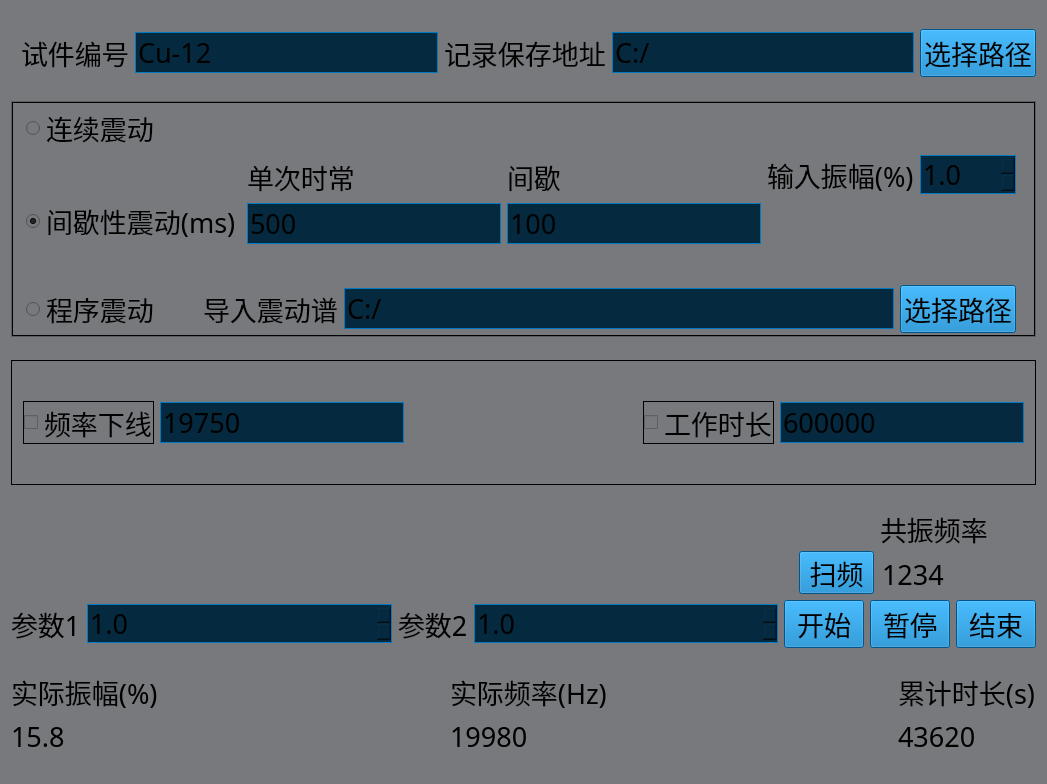
<?xml version="1.0" encoding="UTF-8"?>
<ui version="4.0">
 <class>CFrequencyFace</class>
 <widget class="QWidget" name="CFrequencyFace">
  <property name="geometry">
   <rect>
    <x>0</x>
    <y>0</y>
    <width>1047</width>
    <height>784</height>
   </rect>
  </property>
  <property name="sizePolicy">
   <sizepolicy hsizetype="Expanding" vsizetype="Expanding">
    <horstretch>0</horstretch>
    <verstretch>0</verstretch>
   </sizepolicy>
  </property>
  <property name="font">
   <font>
    <family>Adobe Arabic</family>
    <pointsize>14</pointsize>
   </font>
  </property>
  <property name="windowTitle">
   <string>CFrequencyFace</string>
  </property>
  <property name="styleSheet">
   <string notr="true">background-color: rgb(120, 121, 124);
</string>
  </property>
  <layout class="QVBoxLayout" name="verticalLayout_14">
   <item>
    <spacer name="verticalSpacer">
     <property name="orientation">
      <enum>Qt::Vertical</enum>
     </property>
     <property name="sizeHint" stdset="0">
      <size>
       <width>20</width>
       <height>40</height>
      </size>
     </property>
    </spacer>
   </item>
   <item>
    <layout class="QHBoxLayout" name="horizontalLayout">
     <property name="leftMargin">
      <number>10</number>
     </property>
     <item>
      <widget class="QLabel" name="label">
       <property name="font">
        <font>
         <family>微软雅黑 Light</family>
         <pointsize>20</pointsize>
        </font>
       </property>
       <property name="styleSheet">
        <string notr="true"/>
       </property>
       <property name="text">
        <string>试件编号</string>
       </property>
      </widget>
     </item>
     <item>
      <widget class="QLineEdit" name="lineEdit_serialNum">
       <property name="sizePolicy">
        <sizepolicy hsizetype="Expanding" vsizetype="Fixed">
         <horstretch>0</horstretch>
         <verstretch>0</verstretch>
        </sizepolicy>
       </property>
       <property name="baseSize">
        <size>
         <width>100</width>
         <height>0</height>
        </size>
       </property>
       <property name="font">
        <font>
         <family>微软雅黑 Light</family>
         <pointsize>20</pointsize>
        </font>
       </property>
       <property name="styleSheet">
        <string notr="true">border:1px solid #0079c1;
background-color: rgb(5, 42, 64);</string>
       </property>
       <property name="text">
        <string>Cu-12</string>
       </property>
      </widget>
     </item>
     <item>
      <widget class="QLabel" name="label_2">
       <property name="font">
        <font>
         <family>微软雅黑 Light</family>
         <pointsize>20</pointsize>
        </font>
       </property>
       <property name="styleSheet">
        <string notr="true"/>
       </property>
       <property name="text">
        <string>记录保存地址</string>
       </property>
      </widget>
     </item>
     <item>
      <widget class="QLineEdit" name="lineEdit_savePath">
       <property name="sizePolicy">
        <sizepolicy hsizetype="Expanding" vsizetype="Fixed">
         <horstretch>0</horstretch>
         <verstretch>0</verstretch>
        </sizepolicy>
       </property>
       <property name="font">
        <font>
         <family>微软雅黑 Light</family>
         <pointsize>20</pointsize>
        </font>
       </property>
       <property name="styleSheet">
        <string notr="true">border:1px solid #0079c1;
background-color: rgb(5, 42, 64);</string>
       </property>
       <property name="text">
        <string>C:/</string>
       </property>
      </widget>
     </item>
     <item>
      <widget class="QPushButton" name="savePathBt">
       <property name="font">
        <font>
         <family>微软雅黑 Light</family>
         <pointsize>20</pointsize>
        </font>
       </property>
       <property name="styleSheet">
        <string notr="true">background-color: rgb(0, 121, 193);</string>
       </property>
       <property name="text">
        <string>选择路径</string>
       </property>
      </widget>
     </item>
    </layout>
   </item>
   <item>
    <spacer name="verticalSpacer_2">
     <property name="orientation">
      <enum>Qt::Vertical</enum>
     </property>
     <property name="sizeHint" stdset="0">
      <size>
       <width>20</width>
       <height>40</height>
      </size>
     </property>
    </spacer>
   </item>
   <item>
    <widget class="QFrame" name="frame_2">
     <property name="sizePolicy">
      <sizepolicy hsizetype="Expanding" vsizetype="Expanding">
       <horstretch>0</horstretch>
       <verstretch>0</verstretch>
      </sizepolicy>
     </property>
     <property name="styleSheet">
      <string notr="true"/>
     </property>
     <property name="frameShape">
      <enum>QFrame::StyledPanel</enum>
     </property>
     <property name="frameShadow">
      <enum>QFrame::Raised</enum>
     </property>
     <layout class="QVBoxLayout" name="verticalLayout_11">
      <property name="spacing">
       <number>0</number>
      </property>
      <property name="leftMargin">
       <number>0</number>
      </property>
      <property name="topMargin">
       <number>0</number>
      </property>
      <property name="rightMargin">
       <number>0</number>
      </property>
      <property name="bottomMargin">
       <number>0</number>
      </property>
      <item>
       <widget class="Line" name="line">
        <property name="sizePolicy">
         <sizepolicy hsizetype="Expanding" vsizetype="Fixed">
          <horstretch>0</horstretch>
          <verstretch>0</verstretch>
         </sizepolicy>
        </property>
        <property name="minimumSize">
         <size>
          <width>0</width>
          <height>1</height>
         </size>
        </property>
        <property name="maximumSize">
         <size>
          <width>16777215</width>
          <height>1</height>
         </size>
        </property>
        <property name="styleSheet">
         <string notr="true">background-color: rgb(0, 0, 0);</string>
        </property>
        <property name="orientation">
         <enum>Qt::Horizontal</enum>
        </property>
       </widget>
      </item>
      <item>
       <layout class="QHBoxLayout" name="horizontalLayout_12">
        <property name="spacing">
         <number>0</number>
        </property>
        <item>
         <widget class="Line" name="line_3">
          <property name="minimumSize">
           <size>
            <width>1</width>
            <height>0</height>
           </size>
          </property>
          <property name="maximumSize">
           <size>
            <width>1</width>
            <height>16777215</height>
           </size>
          </property>
          <property name="styleSheet">
           <string notr="true">background-color: rgb(0, 0, 0);</string>
          </property>
          <property name="orientation">
           <enum>Qt::Vertical</enum>
          </property>
         </widget>
        </item>
        <item>
         <spacer name="horizontalSpacer_2">
          <property name="orientation">
           <enum>Qt::Horizontal</enum>
          </property>
          <property name="sizeType">
           <enum>QSizePolicy::Fixed</enum>
          </property>
          <property name="sizeHint" stdset="0">
           <size>
            <width>13</width>
            <height>20</height>
           </size>
          </property>
         </spacer>
        </item>
        <item>
         <layout class="QVBoxLayout" name="verticalLayout_10">
          <item>
           <spacer name="verticalSpacer_13">
            <property name="orientation">
             <enum>Qt::Vertical</enum>
            </property>
            <property name="sizeHint" stdset="0">
             <size>
              <width>807</width>
              <height>13</height>
             </size>
            </property>
           </spacer>
          </item>
          <item>
           <layout class="QHBoxLayout" name="horizontalLayout_11">
            <item>
             <layout class="QVBoxLayout" name="verticalLayout_9">
              <item>
               <widget class="QRadioButton" name="cvnButton">
                <property name="font">
                 <font>
                  <family>微软雅黑 Light</family>
                  <pointsize>20</pointsize>
                 </font>
                </property>
                <property name="styleSheet">
                 <string notr="true">QRadioButton::indicator::checked{image: url(:/image/components/check.png);}
QRadioButton::indicator::unchecked{ image: url(:/image/components/uncheck.png);};
</string>
                </property>
                <property name="text">
                 <string>连续震动</string>
                </property>
               </widget>
              </item>
              <item>
               <layout class="QHBoxLayout" name="horizontalLayout_3">
                <item>
                 <layout class="QVBoxLayout" name="verticalLayout_4">
                  <item>
                   <spacer name="verticalSpacer_9">
                    <property name="orientation">
                     <enum>Qt::Vertical</enum>
                    </property>
                    <property name="sizeHint" stdset="0">
                     <size>
                      <width>20</width>
                      <height>40</height>
                     </size>
                    </property>
                   </spacer>
                  </item>
                  <item>
                   <widget class="QRadioButton" name="ivnButton">
                    <property name="minimumSize">
                     <size>
                      <width>0</width>
                      <height>39</height>
                     </size>
                    </property>
                    <property name="font">
                     <font>
                      <family>微软雅黑 Light</family>
                      <pointsize>20</pointsize>
                     </font>
                    </property>
                    <property name="styleSheet">
                     <string notr="true">QRadioButton::indicator::checked{image: url(:/image/components/check.png);}
QRadioButton::indicator::unchecked{ image: url(:/image/components/uncheck.png);};
</string>
                    </property>
                    <property name="text">
                     <string>间歇性震动(ms)</string>
                    </property>
                    <property name="checked">
                     <bool>true</bool>
                    </property>
                   </widget>
                  </item>
                 </layout>
                </item>
                <item>
                 <layout class="QHBoxLayout" name="horizontalLayout_2">
                  <property name="spacing">
                   <number>6</number>
                  </property>
                  <item>
                   <layout class="QVBoxLayout" name="verticalLayout_2">
                    <item>
                     <widget class="QLabel" name="label_3">
                      <property name="font">
                       <font>
                        <family>微软雅黑 Light</family>
                        <pointsize>20</pointsize>
                       </font>
                      </property>
                      <property name="styleSheet">
                       <string notr="true">border:0px solid #0079c1;</string>
                      </property>
                      <property name="text">
                       <string>单次时常</string>
                      </property>
                     </widget>
                    </item>
                    <item>
                     <widget class="QLineEdit" name="lineEdit_onceTime">
                      <property name="font">
                       <font>
                        <family>微软雅黑 Light</family>
                        <pointsize>20</pointsize>
                       </font>
                      </property>
                      <property name="styleSheet">
                       <string notr="true">border:1px solid #0079c1;
background-color: rgb(5, 42, 64);</string>
                      </property>
                      <property name="text">
                       <string>500</string>
                      </property>
                     </widget>
                    </item>
                   </layout>
                  </item>
                  <item>
                   <layout class="QVBoxLayout" name="verticalLayout_7">
                    <item>
                     <widget class="QLabel" name="label_4">
                      <property name="font">
                       <font>
                        <family>微软雅黑 Light</family>
                        <pointsize>20</pointsize>
                       </font>
                      </property>
                      <property name="styleSheet">
                       <string notr="true">border:0px solid #0079c1;</string>
                      </property>
                      <property name="text">
                       <string>间歇</string>
                      </property>
                     </widget>
                    </item>
                    <item>
                     <widget class="QLineEdit" name="lineEdit_interval">
                      <property name="font">
                       <font>
                        <family>微软雅黑 Light</family>
                        <pointsize>20</pointsize>
                       </font>
                      </property>
                      <property name="styleSheet">
                       <string notr="true">border:1px solid #0079c1;
background-color: rgb(5, 42, 64);</string>
                      </property>
                      <property name="text">
                       <string>100</string>
                      </property>
                     </widget>
                    </item>
                   </layout>
                  </item>
                  <item>
                   <layout class="QVBoxLayout" name="verticalLayout_8"/>
                  </item>
                 </layout>
                </item>
               </layout>
              </item>
             </layout>
            </item>
            <item>
             <layout class="QHBoxLayout" name="horizontalLayout_10">
              <item>
               <widget class="QLabel" name="label_5">
                <property name="font">
                 <font>
                  <family>微软雅黑 Light</family>
                  <pointsize>20</pointsize>
                 </font>
                </property>
                <property name="styleSheet">
                 <string notr="true">border:0px solid #0079c1;</string>
                </property>
                <property name="text">
                 <string>输入振幅(%)</string>
                </property>
               </widget>
              </item>
              <item>
               <widget class="QDoubleSpinBox" name="spinBox_inputAmplitude">
                <property name="sizePolicy">
                 <sizepolicy hsizetype="Minimum" vsizetype="Expanding">
                  <horstretch>0</horstretch>
                  <verstretch>0</verstretch>
                 </sizepolicy>
                </property>
                <property name="minimumSize">
                 <size>
                  <width>0</width>
                  <height>39</height>
                 </size>
                </property>
                <property name="maximumSize">
                 <size>
                  <width>16777215</width>
                  <height>39</height>
                 </size>
                </property>
                <property name="font">
                 <font>
                  <family>微软雅黑 Light</family>
                  <pointsize>20</pointsize>
                 </font>
                </property>
                <property name="styleSheet">
                 <string notr="true">border:1px solid #0079c1;
background-color: rgb(5, 42, 64);</string>
                </property>
                <property name="decimals">
                 <number>1</number>
                </property>
                <property name="minimum">
                 <double>1.000000000000000</double>
                </property>
                <property name="maximum">
                 <double>100.000000000000000</double>
                </property>
               </widget>
              </item>
             </layout>
            </item>
           </layout>
          </item>
          <item>
           <layout class="QHBoxLayout" name="horizontalLayout_9">
            <property name="spacing">
             <number>0</number>
            </property>
            <property name="topMargin">
             <number>35</number>
            </property>
            <item>
             <layout class="QHBoxLayout" name="horizontalLayout_5">
              <item>
               <widget class="QRadioButton" name="pvnButton">
                <property name="font">
                 <font>
                  <family>微软雅黑 Light</family>
                  <pointsize>20</pointsize>
                 </font>
                </property>
                <property name="styleSheet">
                 <string notr="true">QRadioButton::indicator::checked{image: url(:/image/components/check.png);}
QRadioButton::indicator::unchecked{ image: url(:/image/components/uncheck.png);};
</string>
                </property>
                <property name="text">
                 <string>程序震动</string>
                </property>
               </widget>
              </item>
              <item>
               <spacer name="horizontalSpacer">
                <property name="orientation">
                 <enum>Qt::Horizontal</enum>
                </property>
                <property name="sizeType">
                 <enum>QSizePolicy::Maximum</enum>
                </property>
                <property name="sizeHint" stdset="0">
                 <size>
                  <width>44</width>
                  <height>30</height>
                 </size>
                </property>
               </spacer>
              </item>
             </layout>
            </item>
            <item>
             <layout class="QHBoxLayout" name="horizontalLayout_4">
              <item>
               <widget class="QLabel" name="label_6">
                <property name="font">
                 <font>
                  <family>微软雅黑 Light</family>
                  <pointsize>20</pointsize>
                 </font>
                </property>
                <property name="styleSheet">
                 <string notr="true">border:0px solid #0079c1;</string>
                </property>
                <property name="text">
                 <string>导入震动谱</string>
                </property>
               </widget>
              </item>
              <item>
               <widget class="QLineEdit" name="lineEdit_zhenDong">
                <property name="minimumSize">
                 <size>
                  <width>293</width>
                  <height>0</height>
                 </size>
                </property>
                <property name="font">
                 <font>
                  <family>微软雅黑 Light</family>
                  <pointsize>20</pointsize>
                 </font>
                </property>
                <property name="styleSheet">
                 <string notr="true">border:1px solid #0079c1;
background-color: rgb(5, 42, 64);</string>
                </property>
                <property name="text">
                 <string>C:/</string>
                </property>
               </widget>
              </item>
              <item>
               <widget class="QPushButton" name="zhendongBt">
                <property name="font">
                 <font>
                  <family>微软雅黑 Light</family>
                  <pointsize>20</pointsize>
                 </font>
                </property>
                <property name="styleSheet">
                 <string notr="true">background-color: rgb(0, 121, 193);</string>
                </property>
                <property name="text">
                 <string>选择路径</string>
                </property>
               </widget>
              </item>
             </layout>
            </item>
           </layout>
          </item>
          <item>
           <spacer name="verticalSpacer_14">
            <property name="orientation">
             <enum>Qt::Vertical</enum>
            </property>
            <property name="sizeHint" stdset="0">
             <size>
              <width>807</width>
              <height>13</height>
             </size>
            </property>
           </spacer>
          </item>
         </layout>
        </item>
        <item>
         <spacer name="horizontalSpacer_3">
          <property name="orientation">
           <enum>Qt::Horizontal</enum>
          </property>
          <property name="sizeType">
           <enum>QSizePolicy::Fixed</enum>
          </property>
          <property name="sizeHint" stdset="0">
           <size>
            <width>18</width>
            <height>20</height>
           </size>
          </property>
         </spacer>
        </item>
        <item>
         <widget class="Line" name="line_4">
          <property name="minimumSize">
           <size>
            <width>1</width>
            <height>0</height>
           </size>
          </property>
          <property name="maximumSize">
           <size>
            <width>1</width>
            <height>16777215</height>
           </size>
          </property>
          <property name="styleSheet">
           <string notr="true">background-color: rgb(0, 0, 0);</string>
          </property>
          <property name="orientation">
           <enum>Qt::Vertical</enum>
          </property>
         </widget>
        </item>
       </layout>
      </item>
      <item>
       <widget class="Line" name="line_2">
        <property name="sizePolicy">
         <sizepolicy hsizetype="Expanding" vsizetype="Fixed">
          <horstretch>0</horstretch>
          <verstretch>0</verstretch>
         </sizepolicy>
        </property>
        <property name="minimumSize">
         <size>
          <width>0</width>
          <height>1</height>
         </size>
        </property>
        <property name="maximumSize">
         <size>
          <width>16777215</width>
          <height>1</height>
         </size>
        </property>
        <property name="styleSheet">
         <string notr="true">background-color: rgb(0, 0, 0);</string>
        </property>
        <property name="orientation">
         <enum>Qt::Horizontal</enum>
        </property>
       </widget>
      </item>
     </layout>
    </widget>
   </item>
   <item>
    <spacer name="verticalSpacer_4">
     <property name="orientation">
      <enum>Qt::Vertical</enum>
     </property>
     <property name="sizeHint" stdset="0">
      <size>
       <width>20</width>
       <height>40</height>
      </size>
     </property>
    </spacer>
   </item>
   <item>
    <widget class="QFrame" name="frame">
     <property name="styleSheet">
      <string notr="true">border:1px solid rgb(0, 0, 0);</string>
     </property>
     <property name="frameShape">
      <enum>QFrame::StyledPanel</enum>
     </property>
     <property name="frameShadow">
      <enum>QFrame::Raised</enum>
     </property>
     <layout class="QVBoxLayout" name="verticalLayout">
      <item>
       <spacer name="verticalSpacer_8">
        <property name="orientation">
         <enum>Qt::Vertical</enum>
        </property>
        <property name="sizeHint" stdset="0">
         <size>
          <width>20</width>
          <height>40</height>
         </size>
        </property>
       </spacer>
      </item>
      <item>
       <layout class="QHBoxLayout" name="horizontalLayout_6">
        <item>
         <widget class="QCheckBox" name="folBox">
          <property name="font">
           <font>
            <family>微软雅黑 Light</family>
            <pointsize>20</pointsize>
           </font>
          </property>
          <property name="styleSheet">
           <string notr="true">QCheckBox{border:0px solid #0079c1;}
QCheckBox::indicator::checked{image: url(:/image/components/check.png);}QCheckBox::indicator::unchecked{ image: url(:/image/components/uncheck.png);};</string>
          </property>
          <property name="text">
           <string>频率下线</string>
          </property>
         </widget>
        </item>
        <item>
         <widget class="QLineEdit" name="lineEdit_offline">
          <property name="font">
           <font>
            <family>微软雅黑 Light</family>
            <pointsize>20</pointsize>
           </font>
          </property>
          <property name="styleSheet">
           <string notr="true">border:1px solid #0079c1;
background-color: rgb(5, 42, 64);</string>
          </property>
          <property name="text">
           <string>19750</string>
          </property>
         </widget>
        </item>
        <item>
         <spacer name="horizontalSpacer_7">
          <property name="orientation">
           <enum>Qt::Horizontal</enum>
          </property>
          <property name="sizeHint" stdset="0">
           <size>
            <width>40</width>
            <height>20</height>
           </size>
          </property>
         </spacer>
        </item>
        <item>
         <widget class="QCheckBox" name="wtmBox_2">
          <property name="font">
           <font>
            <family>微软雅黑 Light</family>
            <pointsize>20</pointsize>
           </font>
          </property>
          <property name="styleSheet">
           <string notr="true">QCheckBox{border:0px solid #0079c1;}
QCheckBox::indicator::checked{image: url(:/image/components/check.png);}QCheckBox::indicator::unchecked{ image: url(:/image/components/uncheck.png);};</string>
          </property>
          <property name="text">
           <string>工作时长</string>
          </property>
         </widget>
        </item>
        <item>
         <widget class="QLineEdit" name="lineEdit_worktotaltime">
          <property name="font">
           <font>
            <family>微软雅黑 Light</family>
            <pointsize>20</pointsize>
           </font>
          </property>
          <property name="styleSheet">
           <string notr="true">border:1px solid #0079c1;
background-color: rgb(5, 42, 64);</string>
          </property>
          <property name="text">
           <string>600000</string>
          </property>
         </widget>
        </item>
       </layout>
      </item>
      <item>
       <spacer name="verticalSpacer_3">
        <property name="orientation">
         <enum>Qt::Vertical</enum>
        </property>
        <property name="sizeHint" stdset="0">
         <size>
          <width>20</width>
          <height>40</height>
         </size>
        </property>
       </spacer>
      </item>
     </layout>
    </widget>
   </item>
   <item>
    <spacer name="verticalSpacer_5">
     <property name="orientation">
      <enum>Qt::Vertical</enum>
     </property>
     <property name="sizeHint" stdset="0">
      <size>
       <width>20</width>
       <height>40</height>
      </size>
     </property>
    </spacer>
   </item>
   <item>
    <layout class="QHBoxLayout" name="horizontalLayout_13">
     <item>
      <spacer name="horizontalSpacer_4">
       <property name="orientation">
        <enum>Qt::Horizontal</enum>
       </property>
       <property name="sizeHint" stdset="0">
        <size>
         <width>40</width>
         <height>20</height>
        </size>
       </property>
      </spacer>
     </item>
     <item>
      <layout class="QVBoxLayout" name="verticalLayout_12">
       <item>
        <spacer name="verticalSpacer_11">
         <property name="orientation">
          <enum>Qt::Vertical</enum>
         </property>
         <property name="sizeHint" stdset="0">
          <size>
           <width>20</width>
           <height>40</height>
          </size>
         </property>
        </spacer>
       </item>
       <item>
        <widget class="QPushButton" name="updateFrequencyBt">
         <property name="minimumSize">
          <size>
           <width>75</width>
           <height>43</height>
          </size>
         </property>
         <property name="maximumSize">
          <size>
           <width>75</width>
           <height>43</height>
          </size>
         </property>
         <property name="font">
          <font>
           <family>微软雅黑 Light</family>
           <pointsize>20</pointsize>
          </font>
         </property>
         <property name="styleSheet">
          <string notr="true">background-color: rgb(0, 121, 193);</string>
         </property>
         <property name="text">
          <string>扫频</string>
         </property>
        </widget>
       </item>
      </layout>
     </item>
     <item>
      <layout class="QVBoxLayout" name="verticalLayout_13">
       <item>
        <widget class="QLabel" name="label_10">
         <property name="font">
          <font>
           <family>微软雅黑 Light</family>
           <pointsize>20</pointsize>
          </font>
         </property>
         <property name="styleSheet">
          <string notr="true">border:0px solid #0079c1;</string>
         </property>
         <property name="text">
          <string>共振频率</string>
         </property>
        </widget>
       </item>
       <item>
        <widget class="QLineEdit" name="lineEdit_resonanceFrequency">
         <property name="sizePolicy">
          <sizepolicy hsizetype="Maximum" vsizetype="Fixed">
           <horstretch>0</horstretch>
           <verstretch>0</verstretch>
          </sizepolicy>
         </property>
         <property name="minimumSize">
          <size>
           <width>100</width>
           <height>39</height>
          </size>
         </property>
         <property name="maximumSize">
          <size>
           <width>156</width>
           <height>16777215</height>
          </size>
         </property>
         <property name="font">
          <font>
           <family>微软雅黑 Light</family>
           <pointsize>20</pointsize>
          </font>
         </property>
         <property name="styleSheet">
          <string notr="true">border:0px solid #0079c1;
background-color: transparent;</string>
         </property>
         <property name="text">
          <string>1234</string>
         </property>
         <property name="readOnly">
          <bool>true</bool>
         </property>
        </widget>
       </item>
      </layout>
     </item>
    </layout>
   </item>
   <item>
    <spacer name="verticalSpacer_10">
     <property name="orientation">
      <enum>Qt::Vertical</enum>
     </property>
     <property name="sizeHint" stdset="0">
      <size>
       <width>20</width>
       <height>1</height>
      </size>
     </property>
    </spacer>
   </item>
   <item>
    <layout class="QHBoxLayout" name="horizontalLayout_7">
     <item>
      <widget class="QLabel" name="label_7">
       <property name="font">
        <font>
         <family>微软雅黑 Light</family>
         <pointsize>20</pointsize>
        </font>
       </property>
       <property name="styleSheet">
        <string notr="true">border:0px solid #0079c1;</string>
       </property>
       <property name="text">
        <string>参数1</string>
       </property>
      </widget>
     </item>
     <item>
      <widget class="QDoubleSpinBox" name="lineEdit_paramOne">
       <property name="sizePolicy">
        <sizepolicy hsizetype="Expanding" vsizetype="Expanding">
         <horstretch>0</horstretch>
         <verstretch>0</verstretch>
        </sizepolicy>
       </property>
       <property name="minimumSize">
        <size>
         <width>0</width>
         <height>39</height>
        </size>
       </property>
       <property name="maximumSize">
        <size>
         <width>16777215</width>
         <height>39</height>
        </size>
       </property>
       <property name="font">
        <font>
         <family>微软雅黑 Light</family>
         <pointsize>20</pointsize>
        </font>
       </property>
       <property name="styleSheet">
        <string notr="true">border:1px solid #0079c1;
background-color: rgb(5, 42, 64);</string>
       </property>
       <property name="decimals">
        <number>1</number>
       </property>
       <property name="minimum">
        <double>1.000000000000000</double>
       </property>
       <property name="maximum">
        <double>100.000000000000000</double>
       </property>
      </widget>
     </item>
     <item>
      <widget class="QLabel" name="label_8">
       <property name="font">
        <font>
         <family>微软雅黑 Light</family>
         <pointsize>20</pointsize>
        </font>
       </property>
       <property name="styleSheet">
        <string notr="true">border:0px solid #0079c1;</string>
       </property>
       <property name="text">
        <string>参数2</string>
       </property>
      </widget>
     </item>
     <item>
      <widget class="QDoubleSpinBox" name="lineEdit_paramTwo">
       <property name="sizePolicy">
        <sizepolicy hsizetype="Expanding" vsizetype="Expanding">
         <horstretch>0</horstretch>
         <verstretch>0</verstretch>
        </sizepolicy>
       </property>
       <property name="minimumSize">
        <size>
         <width>0</width>
         <height>39</height>
        </size>
       </property>
       <property name="maximumSize">
        <size>
         <width>16777215</width>
         <height>39</height>
        </size>
       </property>
       <property name="font">
        <font>
         <family>微软雅黑 Light</family>
         <pointsize>20</pointsize>
        </font>
       </property>
       <property name="styleSheet">
        <string notr="true">border:1px solid #0079c1;
background-color: rgb(5, 42, 64);</string>
       </property>
       <property name="decimals">
        <number>1</number>
       </property>
       <property name="minimum">
        <double>1.000000000000000</double>
       </property>
       <property name="maximum">
        <double>100.000000000000000</double>
       </property>
      </widget>
     </item>
     <item>
      <widget class="QPushButton" name="startBt">
       <property name="font">
        <font>
         <family>微软雅黑 Light</family>
         <pointsize>20</pointsize>
        </font>
       </property>
       <property name="styleSheet">
        <string notr="true">background-color: rgb(0, 121, 193);</string>
       </property>
       <property name="text">
        <string>开始</string>
       </property>
      </widget>
     </item>
     <item>
      <widget class="QPushButton" name="pauseBt">
       <property name="font">
        <font>
         <family>微软雅黑 Light</family>
         <pointsize>20</pointsize>
        </font>
       </property>
       <property name="styleSheet">
        <string notr="true">background-color: rgb(0, 121, 193);</string>
       </property>
       <property name="text">
        <string>暂停</string>
       </property>
      </widget>
     </item>
     <item>
      <widget class="QPushButton" name="stopBt">
       <property name="font">
        <font>
         <family>微软雅黑 Light</family>
         <pointsize>20</pointsize>
        </font>
       </property>
       <property name="styleSheet">
        <string notr="true">background-color: rgb(0, 121, 193);</string>
       </property>
       <property name="text">
        <string>结束</string>
       </property>
      </widget>
     </item>
    </layout>
   </item>
   <item>
    <spacer name="verticalSpacer_6">
     <property name="orientation">
      <enum>Qt::Vertical</enum>
     </property>
     <property name="sizeHint" stdset="0">
      <size>
       <width>20</width>
       <height>40</height>
      </size>
     </property>
    </spacer>
   </item>
   <item>
    <layout class="QHBoxLayout" name="horizontalLayout_8">
     <item>
      <layout class="QVBoxLayout" name="verticalLayout_3">
       <item>
        <widget class="QLabel" name="label_9">
         <property name="font">
          <font>
           <family>微软雅黑 Light</family>
           <pointsize>20</pointsize>
          </font>
         </property>
         <property name="styleSheet">
          <string notr="true"/>
         </property>
         <property name="text">
          <string>实际振幅(%)</string>
         </property>
        </widget>
       </item>
       <item>
        <widget class="QLabel" name="label_amplitude">
         <property name="font">
          <font>
           <family>微软雅黑 Light</family>
           <pointsize>20</pointsize>
          </font>
         </property>
         <property name="styleSheet">
          <string notr="true"/>
         </property>
         <property name="text">
          <string>15.8</string>
         </property>
        </widget>
       </item>
      </layout>
     </item>
     <item>
      <spacer name="horizontalSpacer_8">
       <property name="orientation">
        <enum>Qt::Horizontal</enum>
       </property>
       <property name="sizeHint" stdset="0">
        <size>
         <width>40</width>
         <height>20</height>
        </size>
       </property>
      </spacer>
     </item>
     <item>
      <layout class="QVBoxLayout" name="verticalLayout_5">
       <item>
        <widget class="QLabel" name="label_12">
         <property name="font">
          <font>
           <family>微软雅黑 Light</family>
           <pointsize>20</pointsize>
          </font>
         </property>
         <property name="styleSheet">
          <string notr="true"/>
         </property>
         <property name="text">
          <string>实际频率(Hz)</string>
         </property>
        </widget>
       </item>
       <item>
        <widget class="QLabel" name="label_frequency">
         <property name="font">
          <font>
           <family>微软雅黑 Light</family>
           <pointsize>20</pointsize>
          </font>
         </property>
         <property name="styleSheet">
          <string notr="true"/>
         </property>
         <property name="text">
          <string>19980</string>
         </property>
        </widget>
       </item>
      </layout>
     </item>
     <item>
      <spacer name="horizontalSpacer_10">
       <property name="orientation">
        <enum>Qt::Horizontal</enum>
       </property>
       <property name="sizeHint" stdset="0">
        <size>
         <width>40</width>
         <height>20</height>
        </size>
       </property>
      </spacer>
     </item>
     <item>
      <layout class="QVBoxLayout" name="verticalLayout_6">
       <item>
        <widget class="QLabel" name="label_11">
         <property name="font">
          <font>
           <family>微软雅黑 Light</family>
           <pointsize>20</pointsize>
          </font>
         </property>
         <property name="styleSheet">
          <string notr="true"/>
         </property>
         <property name="text">
          <string>累计时长(s)</string>
         </property>
        </widget>
       </item>
       <item>
        <widget class="QLabel" name="label_totalTime">
         <property name="font">
          <font>
           <family>微软雅黑 Light</family>
           <pointsize>20</pointsize>
          </font>
         </property>
         <property name="styleSheet">
          <string notr="true"/>
         </property>
         <property name="text">
          <string>43620</string>
         </property>
        </widget>
       </item>
      </layout>
     </item>
    </layout>
   </item>
   <item>
    <spacer name="verticalSpacer_7">
     <property name="orientation">
      <enum>Qt::Vertical</enum>
     </property>
     <property name="sizeHint" stdset="0">
      <size>
       <width>20</width>
       <height>40</height>
      </size>
     </property>
    </spacer>
   </item>
  </layout>
 </widget>
 <layoutdefault spacing="6" margin="11"/>
 <resources/>
 <connections/>
</ui>
